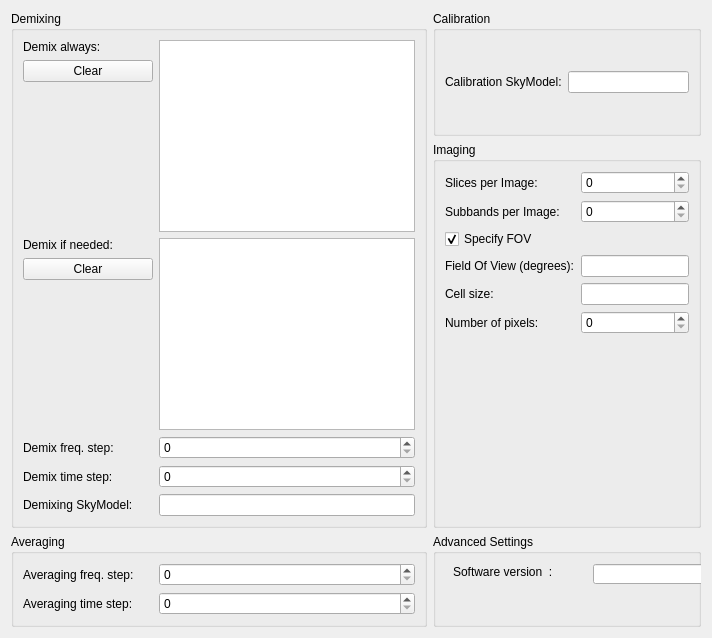
     <widget class="QWidget" name="tab_Pipeline">
      <attribute name="title">
       <string>Imaging Pipeline</string>
      </attribute>
      <layout class="QGridLayout" name="gridLayout_11">
       <item row="0" column="0" rowspan="4">
        <widget class="QGroupBox" name="groupBoxDemixing">
         <property name="title">
          <string>Demixing</string>
         </property>
         <layout class="QGridLayout" name="gridLayout_14">
          <item row="7" column="0">
           <widget class="QLabel" name="labelDemixFreqStep">
            <property name="text">
             <string>Demix freq. step:</string>
            </property>
           </widget>
          </item>
          <item row="8" column="0">
           <widget class="QLabel" name="label_15">
            <property name="text">
             <string>Demix time step:</string>
            </property>
           </widget>
          </item>
          <item row="6" column="0">
           <spacer name="verticalSpacer_5">
            <property name="orientation">
             <enum>Qt::Vertical</enum>
            </property>
            <property name="sizeHint" stdset="0">
             <size>
              <width>20</width>
              <height>40</height>
             </size>
            </property>
           </spacer>
          </item>
          <item row="5" column="0">
           <widget class="QPushButton" name="pushButtonClearDemixIfNeeded">
            <property name="maximumSize">
             <size>
              <width>16777215</width>
              <height>16777215</height>
             </size>
            </property>
            <property name="text">
             <string>Clear</string>
            </property>
           </widget>
          </item>
          <item row="9" column="0">
           <widget class="QLabel" name="label_14">
            <property name="text">
             <string>Demixing SkyModel:</string>
            </property>
           </widget>
          </item>
          <item row="2" column="0">
           <spacer name="verticalSpacer_3">
            <property name="orientation">
             <enum>Qt::Vertical</enum>
            </property>
            <property name="sizeHint" stdset="0">
             <size>
              <width>20</width>
              <height>40</height>
             </size>
            </property>
           </spacer>
          </item>
          <item row="0" column="0">
           <widget class="QLabel" name="labelDemixAlways">
            <property name="minimumSize">
             <size>
              <width>130</width>
              <height>0</height>
             </size>
            </property>
            <property name="text">
             <string>Demix always:</string>
            </property>
           </widget>
          </item>
          <item row="4" column="1" rowspan="3">
           <widget class="ListWidget" name="listWidgetDemixIfNeeded">
            <property name="toolTip">
             <string>mark the sources for which the pipeline has to decide if demixing is needed</string>
            </property>
            <property name="selectionMode">
             <enum>QAbstractItemView::NoSelection</enum>
            </property>
           </widget>
          </item>
          <item row="4" column="0">
           <widget class="QLabel" name="labelDemixIfNeeded">
            <property name="text">
             <string>Demix if needed:</string>
            </property>
           </widget>
          </item>
          <item row="0" column="1" rowspan="3">
           <widget class="ListWidget" name="listWidgetDemixAlways">
            <property name="toolTip">
             <string>mark the sources thatmust be demixed</string>
            </property>
            <property name="selectionMode">
             <enum>QAbstractItemView::NoSelection</enum>
            </property>
           </widget>
          </item>
          <item row="1" column="0">
           <widget class="QPushButton" name="pushButtonClearDemixAlways">
            <property name="maximumSize">
             <size>
              <width>16777215</width>
              <height>16777215</height>
             </size>
            </property>
            <property name="text">
             <string>Clear</string>
            </property>
           </widget>
          </item>
          <item row="9" column="1">
           <widget class="LineEdit" name="lineEditDemixSkyModel">
            <property name="toolTip">
             <string>the (user-supplied) SkyModel used for demixing
specified as a SkyModel file name omitting the extension .skymodel, e.g. 3C295
or as a fully specified path to a SkyModel file</string>
            </property>
           </widget>
          </item>
          <item row="7" column="1">
           <widget class="SpinBox" name="spinBoxDemixFreqStep">
            <property name="toolTip">
             <string>the number of frequency channels to average in the demixing result</string>
            </property>
            <property name="maximum">
             <number>999999</number>
            </property>
           </widget>
          </item>
          <item row="8" column="1">
           <widget class="SpinBox" name="spinBoxDemixTimeStep">
            <property name="toolTip">
             <string>the number of time steps to average in the demixing result</string>
            </property>
            <property name="maximum">
             <number>999999</number>
            </property>
           </widget>
          </item>
         </layout>
        </widget>
       </item>
       <item row="0" column="2">
        <widget class="QGroupBox" name="groupBoxCalibration">
         <property name="title">
          <string>Calibration</string>
         </property>
         <layout class="QGridLayout" name="gridLayout_13">
          <item row="0" column="0">
           <widget class="QLabel" name="label_18">
            <property name="text">
             <string>Calibration SkyModel:</string>
            </property>
           </widget>
          </item>
          <item row="0" column="1">
           <widget class="LineEdit" name="lineEditCalibrationSkyModel">
            <property name="toolTip">
             <string>the SkyModel used by BBS for calibration (e.g. 3C295)</string>
            </property>
           </widget>
          </item>
         </layout>
        </widget>
       </item>
       <item row="4" column="0">
        <widget class="QGroupBox" name="groupBoxAveraging">
         <property name="title">
          <string>Averaging</string>
         </property>
         <layout class="QGridLayout" name="gridLayout_15">
          <item row="0" column="0">
           <widget class="QLabel" name="label_16">
            <property name="minimumSize">
             <size>
              <width>0</width>
              <height>0</height>
             </size>
            </property>
            <property name="maximumSize">
             <size>
              <width>130</width>
              <height>16777215</height>
             </size>
            </property>
            <property name="text">
             <string>Averaging freq. step:</string>
            </property>
           </widget>
          </item>
          <item row="1" column="0">
           <widget class="QLabel" name="label_17">
            <property name="text">
             <string>Averaging time step:</string>
            </property>
           </widget>
          </item>
          <item row="0" column="1">
           <widget class="SpinBox" name="spinBoxAveragingFreqStep">
            <property name="toolTip">
             <string>the number of frequency channels to average</string>
            </property>
            <property name="maximum">
             <number>999999</number>
            </property>
           </widget>
          </item>
          <item row="1" column="1">
           <widget class="SpinBox" name="spinBoxAveragingTimeStep">
            <property name="toolTip">
             <string>the number of time steps to average</string>
            </property>
            <property name="maximum">
             <number>999999</number>
            </property>
           </widget>
          </item>
         </layout>
        </widget>
       </item>
       <item row="1" column="2" rowspan="3">
        <widget class="QGroupBox" name="groupBoxImaging">
         <property name="title">
          <string>Imaging</string>
         </property>
         <layout class="QFormLayout" name="formLayout_2">
          <property name="fieldGrowthPolicy">
           <enum>QFormLayout::AllNonFixedFieldsGrow</enum>
          </property>
          <item row="0" column="0">
           <widget class="QLabel" name="label_19">
            <property name="text">
             <string>Slices per Image:</string>
            </property>
           </widget>
          </item>
          <item row="1" column="0">
           <widget class="QLabel" name="label_21">
            <property name="text">
             <string>Subbands per Image:</string>
            </property>
           </widget>
          </item>
          <item row="2" column="0" colspan="2">
           <widget class="CheckBox" name="checkBoxSpecifyFOV">
            <property name="toolTip">
             <string>Specify Field Of View instead of Cell size &amp; npix</string>
            </property>
            <property name="text">
             <string>Specify FOV</string>
            </property>
            <property name="checked">
             <bool>true</bool>
            </property>
           </widget>
          </item>
          <item row="3" column="0">
           <widget class="QLabel" name="labelFOV">
            <property name="text">
             <string>Field Of View (degrees):</string>
            </property>
           </widget>
          </item>
          <item row="4" column="0">
           <widget class="QLabel" name="labelCellSize">
            <property name="text">
             <string>Cell size:</string>
            </property>
           </widget>
          </item>
          <item row="5" column="0">
           <widget class="QLabel" name="labelNpix">
            <property name="text">
             <string>Number of pixels:</string>
            </property>
           </widget>
          </item>
          <item row="0" column="1">
           <widget class="SpinBox" name="spinBoxSlicesPerImage">
            <property name="toolTip">
             <string>the number of slices that are grouped in to a single image</string>
            </property>
            <property name="maximum">
             <number>99999</number>
            </property>
           </widget>
          </item>
          <item row="1" column="1">
           <widget class="SpinBox" name="spinBoxSubbandsPerImage">
            <property name="toolTip">
             <string>the number of subbands that are grouped in to a single image</string>
            </property>
            <property name="maximum">
             <number>99999</number>
            </property>
           </widget>
          </item>
          <item row="3" column="1">
           <widget class="LineEdit" name="lineEditFieldOfView">
            <property name="toolTip">
             <string>field of view in degrees</string>
            </property>
           </widget>
          </item>
          <item row="4" column="1">
           <widget class="LineEdit" name="lineEditCellSize">
            <property name="toolTip">
             <string>the pixel width in x and y direction, specify units (arcsec/arcmin/rad/deg)</string>
            </property>
           </widget>
          </item>
          <item row="5" column="1">
           <widget class="SpinBox" name="spinBoxNumberOfPixels">
            <property name="toolTip">
             <string>the number of image pixels in x and y direction</string>
            </property>
            <property name="maximum">
             <number>99999999</number>
            </property>
           </widget>
          </item>
         </layout>
        </widget>
       </item>
       <item row="4" column="2">
        <widget class="QGroupBox" name="groupBoxAdvancedPipelineSettings">
         <property name="title">
          <string>Advanced Settings</string>
         </property>
         <widget class="LineEdit" name="lineEditSoftwareVersion">
          <property name="geometry">
           <rect>
            <x>160</x>
            <y>30</y>
            <width>113</width>
            <height>20</height>
           </rect>
          </property>
          <property name="toolTip">
           <string>Software version to use when running this pipeline (advanced usage)</string>
          </property>
         </widget>
         <widget class="QLabel" name="label_24">
          <property name="geometry">
           <rect>
            <x>20</x>
            <y>30</y>
            <width>101</width>
            <height>16</height>
           </rect>
          </property>
          <property name="text">
           <string>Software version  :</string>
          </property>
         </widget>
        </widget>
       </item>
      </layout>
     </widget>
